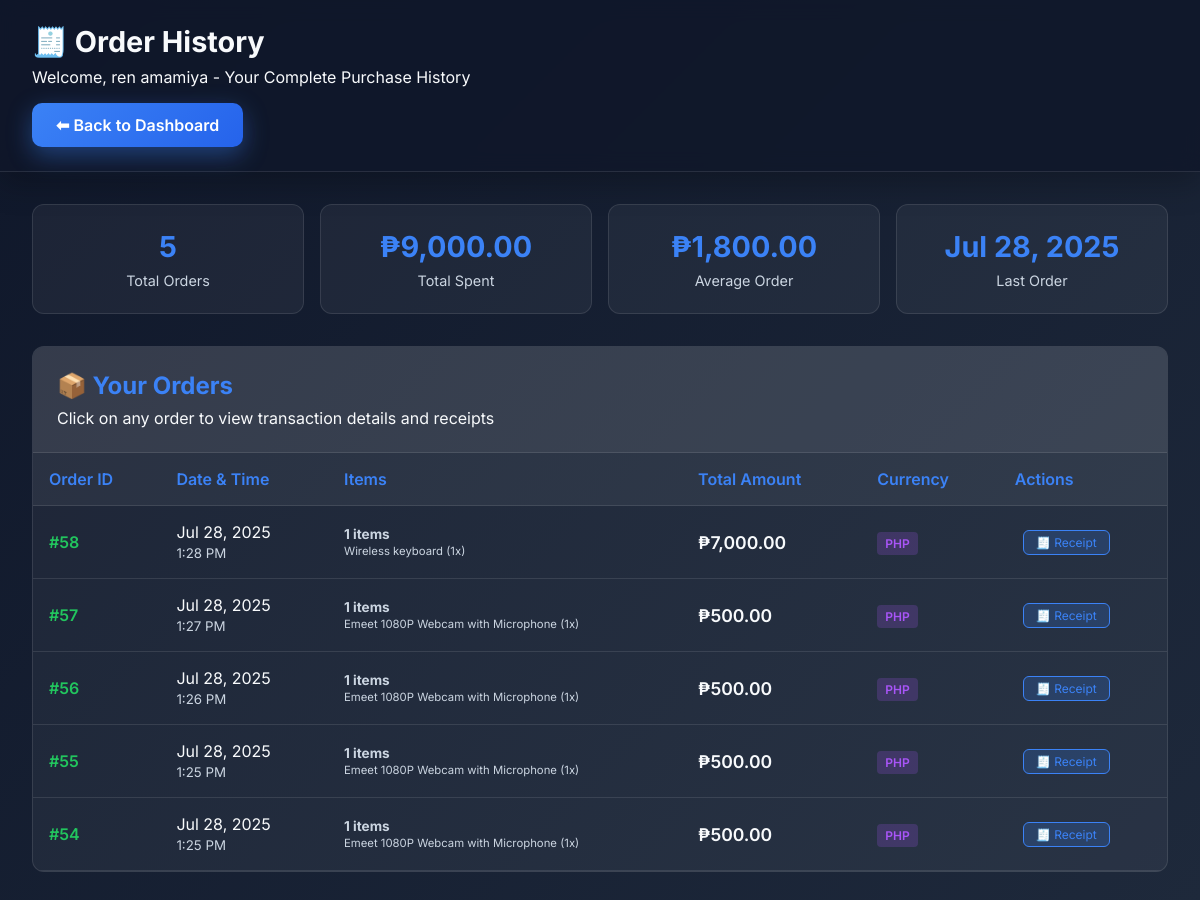
The app's page /order_history.php (signed in) with its own data.
### tables this page shows
CREATE TABLE `users` (
  `id` int(11) NOT NULL,
  `name` varchar(255) DEFAULT NULL,
  `email` varchar(255) DEFAULT NULL,
  `password` varchar(255) DEFAULT NULL,
  `role` enum('admin','staff','customer') DEFAULT 'customer'
);

CREATE TABLE `transaction_log` (
  `id` int(11) NOT NULL,
  `user_id` int(11) DEFAULT NULL,
  `total` decimal(10,2) DEFAULT NULL,
  `currency` varchar(10) DEFAULT 'PHP',
  `created_at` timestamp NOT NULL DEFAULT current_timestamp()
);

### order_history.php (the view, shortened to what this page needs)
<?php
include 'db_connect.php';
$user_id = $_SESSION['user_id'];
$stmt = $pdo->prepare("SELECT name, role FROM users WHERE id = ?");
$stmt->execute([$user_id]);
$user = $stmt->fetch(PDO::FETCH_ASSOC);
$stmt = $pdo->prepare("
    SELECT
        o.id,
        o.total,
        o.currency,
        o.created_at,
        COUNT(oi.id) as item_count,
        SUM(oi.quantity) as total_items,
        GROUP_CONCAT(
            CONCAT(p.name, ' (', oi.quantity, 'x)')
            ORDER BY p.name SEPARATOR ', '
        ) as items_summary
    FROM transaction_log o
    LEFT JOIN order_items oi ON o.id = oi.order_id
    LEFT JOIN products p ON oi.product_id = p.id
    WHERE o.user_id = ?
    GROUP BY o.id, o.total, o.currency, o.created_at
    ORDER BY o.created_at DESC
");
$stmt->execute([$user_id]);
$orders = $stmt->fetchAll(PDO::FETCH_ASSOC);
$stats_stmt = $pdo->prepare("
    SELECT
        COUNT(*) as total_orders,
        SUM(total) as total_spent,
        AVG(total) as avg_order_value,
        MAX(created_at) as last_order_date,
        MIN(created_at) as first_order_date
    FROM transaction_log
    WHERE user_id = ?
");
$stats_stmt->execute([$user_id]);
$stats = $stats_stmt->fetch(PDO::FETCH_ASSOC);
?>
<!DOCTYPE html>
<html lang="en">
<head>
</head>
<body>
    <header>
        <h1>🧾 Order History</h1>
        <p>Welcome, <?= htmlspecialchars($user['name']) ?> - Your Complete Purchase History</p>
        <a href="customer_dashboard.php" class="back-btn">⬅ Back to Dashboard</a>
    </header>
    <main>
        <?php if (!empty($orders)): ?>
            <div class="stats-grid">
                <div class="stat-card">
                    <div class="stat-number"><?= $stats['total_orders'] ?></div>
                    <div class="stat-label">Total Orders</div>
                </div>
                <div class="stat-card">
                    <div class="stat-number">₱<?= number_format($stats['total_spent'], 2) ?></div>
                    <div class="stat-label">Total Spent</div>
                </div>
                <div class="stat-card">
                    <div class="stat-number">₱<?= number_format($stats['avg_order_value'], 2) ?></div>
                    <div class="stat-label">Average Order</div>
                </div>
                <div class="stat-card">
                    <div class="stat-number"><?= date('M j, Y', strtotime($stats['last_order_date'])) ?></div>
                    <div class="stat-label">Last Order</div>
                </div>
            </div>
            <div class="orders-container">
                <div class="orders-header">
                    <h2>📦 Your Orders</h2>
                    <p>Click on any order to view transaction details and receipts</p>
                </div>
                <table>
                    <thead>
                        <tr>
                            <th>Order ID</th>
                            <th>Date & Time</th>
                            <th>Items</th>
                            <th>Total Amount</th>
                            <th>Currency</th>
                            <th>Actions</th>
                        </tr>
                    </thead>
                    <tbody>
                        <?php foreach ($orders as $order): ?>
                            <tr class="order-row">
                                <td>
                                    <span class="order-id">#<?= $order['id'] ?></span>
                                </td>
                                <td>
                                    <?= date("M j, Y", strtotime($order['created_at'])) ?><br>
                                    <small style="color: #cbd5e1;"><?= date("g:i A", strtotime($order['created_at'])) ?></small>
                                </td>
                                <td>
                                    <div class="items-summary">
                                        <strong><?= $order['total_items'] ?> items</strong><br>
                                        <small><?= $order['items_summary'] ? htmlspecialchars($order['items_summary']) : 'No items found' ?></small>
                                    </div>
                                </td>
                                <td>
                                    <span class="amount">₱<?= number_format($order['total'], 2) ?></span>
                                </td>
                                <td>
                                    <span class="currency"><?= $order['currency'] ?></span>
                                </td>
                                <td>
                                    <a href="generate_receipt.php?order_id=<?= $order['id'] ?>" class="receipt-btn">
                                        🧾 Receipt
                                    </a>
                                </td>
                            </tr>
                        <?php endforeach; ?>
                    </tbody>
                </table>
            </div>
        <?php endif; ?>
    </main>
</body>
</html>

### order_history.php (style rules this page uses)
* { box-sizing: border-box; font-family: 'Inter', sans-serif; margin: 0; padding: 0; }
body { background: linear-gradient(135deg, #0f172a, #1e293b); color: #f8fafc; min-height: 100vh; }
header { background: rgba(15, 23, 42, 0.8); backdrop-filter: blur(10px); border-bottom: 1px solid rgba(255,255,255,0.1); padding: 1.5rem 2rem; box-shadow: 0 10px 30px rgba(0,0,0,0.25); }
header h1 { font-size: 1.8rem; font-weight: 700; margin-bottom: 0.5rem; }
.back-btn { display: inline-block; margin-top: 1rem; background: linear-gradient(135deg, #3b82f6, #2563eb); color: #fff; padding: 0.75rem 1.5rem; border-radius: 10px; text-decoration: none; font-weight: 600; transition: 0.3s; box-shadow: 0 8px 24px rgba(59, 130, 246, 0.4); }
main { padding: 2rem; max-width: 1200px; margin: 0 auto; }
.stats-grid { display: grid; grid-template-columns: repeat(auto-fit, minmax(200px, 1fr)); gap: 1rem; margin-bottom: 2rem; }
.stat-card { background: rgba(255,255,255,0.05); border: 1px solid rgba(255,255,255,0.1); border-radius: 12px; padding: 1.5rem; text-align: center; }
.stat-number { font-size: 1.8rem; font-weight: 700; color: #3b82f6; }
.stat-label { color: #cbd5e1; margin-top: 0.5rem; font-size: 0.9rem; }
.orders-container { background: rgba(255,255,255,0.05); border: 1px solid rgba(255,255,255,0.1); border-radius: 12px; overflow: hidden; }
.orders-header { background: rgba(255,255,255,0.1); padding: 1.5rem; border-bottom: 1px solid rgba(255,255,255,0.1); }
.orders-header h2 { color: #3b82f6; margin-bottom: 0.5rem; }
table { width: 100%; border-collapse: collapse; }
th, td { padding: 1rem; text-align: left; border-bottom: 1px solid rgba(255,255,255,0.1); }
th { background: rgba(255,255,255,0.05); font-weight: 600; color: #3b82f6; }
.order-id { font-weight: 600; color: #22c55e; }
.amount { font-weight: 600; font-size: 1.1rem; }
.currency { background: rgba(168, 85, 247, 0.2); color: #a855f7; padding: 0.25rem 0.5rem; border-radius: 4px; font-size: 0.75rem; font-weight: 600; }
.items-summary { font-size: 0.85rem; color: #cbd5e1; max-width: 300px; }
.receipt-btn { background: rgba(59, 130, 246, 0.2); color: #3b82f6; border: 1px solid #3b82f6; padding: 0.25rem 0.75rem; border-radius: 6px; font-size: 0.75rem; cursor: pointer; transition: 0.3s; text-decoration: none; display: inline-block; margin-left: 0.5rem; }
.order-row { transition: 0.3s; }

### records on screen
users: name "ren amamiya"
transaction_log: id "58", created_at "Jul 28, 2025", created_at "1:28 PM", total_items "1", items_summary "Wireless keyboard (1x)", total "7,000.00", currency "PHP"
transaction_log: id "57", created_at "Jul 28, 2025", created_at "1:27 PM", total_items "1", items_summary "Emeet 1080P Webcam with Microphone (1x)", total "500.00", currency "PHP"
transaction_log: id "56", created_at "Jul 28, 2025", created_at "1:26 PM", total_items "1", items_summary "Emeet 1080P Webcam with Microphone (1x)", total "500.00", currency "PHP"
transaction_log: id "55", created_at "Jul 28, 2025", created_at "1:25 PM", total_items "1", items_summary "Emeet 1080P Webcam with Microphone (1x)", total "500.00", currency "PHP"
transaction_log: id "54", created_at "Jul 28, 2025", created_at "1:25 PM", total_items "1", items_summary "Emeet 1080P Webcam with Microphone (1x)", total "500.00", currency "PHP"

### other values on screen
$stats['total_orders'] "5"
$stats['total_spent'] "9,000.00"
$stats['avg_order_value'] "1,800.00"
date('M j, Y', strtotime($stats['last_order_date'])) "Jul 28, 2025"
